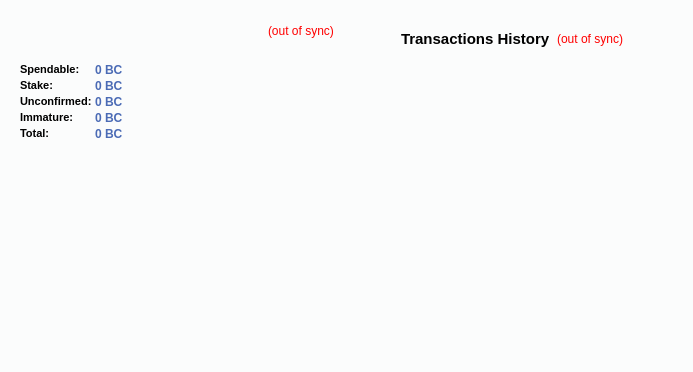
<?xml version="1.0" encoding="UTF-8"?>
<ui version="4.0">
 <class>OverviewPage</class>
 <widget class="QWidget" name="OverviewPage">
  <property name="geometry">
   <rect>
    <x>0</x>
    <y>0</y>
    <width>693</width>
    <height>372</height>
   </rect>
  </property>
  <property name="maximumSize">
   <size>
    <width>16777215</width>
    <height>644</height>
   </size>
  </property>
  <property name="palette">
   <palette>
    <active>
     <colorrole role="WindowText">
      <brush brushstyle="SolidPattern">
       <color alpha="255">
        <red>75</red>
        <green>107</green>
        <blue>181</blue>
       </color>
      </brush>
     </colorrole>
     <colorrole role="Button">
      <brush brushstyle="SolidPattern">
       <color alpha="255">
        <red>251</red>
        <green>252</green>
        <blue>252</blue>
       </color>
      </brush>
     </colorrole>
     <colorrole role="Text">
      <brush brushstyle="SolidPattern">
       <color alpha="255">
        <red>75</red>
        <green>107</green>
        <blue>181</blue>
       </color>
      </brush>
     </colorrole>
     <colorrole role="ButtonText">
      <brush brushstyle="SolidPattern">
       <color alpha="255">
        <red>75</red>
        <green>107</green>
        <blue>181</blue>
       </color>
      </brush>
     </colorrole>
     <colorrole role="Base">
      <brush brushstyle="SolidPattern">
       <color alpha="255">
        <red>251</red>
        <green>252</green>
        <blue>252</blue>
       </color>
      </brush>
     </colorrole>
     <colorrole role="Window">
      <brush brushstyle="SolidPattern">
       <color alpha="255">
        <red>251</red>
        <green>252</green>
        <blue>252</blue>
       </color>
      </brush>
     </colorrole>
    </active>
    <inactive>
     <colorrole role="WindowText">
      <brush brushstyle="SolidPattern">
       <color alpha="255">
        <red>75</red>
        <green>107</green>
        <blue>181</blue>
       </color>
      </brush>
     </colorrole>
     <colorrole role="Button">
      <brush brushstyle="SolidPattern">
       <color alpha="255">
        <red>251</red>
        <green>252</green>
        <blue>252</blue>
       </color>
      </brush>
     </colorrole>
     <colorrole role="Text">
      <brush brushstyle="SolidPattern">
       <color alpha="255">
        <red>75</red>
        <green>107</green>
        <blue>181</blue>
       </color>
      </brush>
     </colorrole>
     <colorrole role="ButtonText">
      <brush brushstyle="SolidPattern">
       <color alpha="255">
        <red>75</red>
        <green>107</green>
        <blue>181</blue>
       </color>
      </brush>
     </colorrole>
     <colorrole role="Base">
      <brush brushstyle="SolidPattern">
       <color alpha="255">
        <red>251</red>
        <green>252</green>
        <blue>252</blue>
       </color>
      </brush>
     </colorrole>
     <colorrole role="Window">
      <brush brushstyle="SolidPattern">
       <color alpha="255">
        <red>251</red>
        <green>252</green>
        <blue>252</blue>
       </color>
      </brush>
     </colorrole>
    </inactive>
    <disabled>
     <colorrole role="WindowText">
      <brush brushstyle="SolidPattern">
       <color alpha="255">
        <red>190</red>
        <green>190</green>
        <blue>190</blue>
       </color>
      </brush>
     </colorrole>
     <colorrole role="Button">
      <brush brushstyle="SolidPattern">
       <color alpha="255">
        <red>251</red>
        <green>252</green>
        <blue>252</blue>
       </color>
      </brush>
     </colorrole>
     <colorrole role="Text">
      <brush brushstyle="SolidPattern">
       <color alpha="255">
        <red>190</red>
        <green>190</green>
        <blue>190</blue>
       </color>
      </brush>
     </colorrole>
     <colorrole role="ButtonText">
      <brush brushstyle="SolidPattern">
       <color alpha="255">
        <red>190</red>
        <green>190</green>
        <blue>190</blue>
       </color>
      </brush>
     </colorrole>
     <colorrole role="Base">
      <brush brushstyle="SolidPattern">
       <color alpha="255">
        <red>251</red>
        <green>252</green>
        <blue>252</blue>
       </color>
      </brush>
     </colorrole>
     <colorrole role="Window">
      <brush brushstyle="SolidPattern">
       <color alpha="255">
        <red>251</red>
        <green>252</green>
        <blue>252</blue>
       </color>
      </brush>
     </colorrole>
    </disabled>
   </palette>
  </property>
  <property name="windowTitle">
   <string>Form</string>
  </property>
  <property name="autoFillBackground">
   <bool>false</bool>
  </property>
  <property name="styleSheet">
   <string notr="true">background:#fbfcfc;</string>
  </property>
  <layout class="QGridLayout" name="gridLayout_3">
   <item row="0" column="0">
    <widget class="QFrame" name="frame_3">
     <property name="styleSheet">
      <string notr="true">background-image:url(:/images/res/images/background);border:0;</string>
     </property>
     <property name="frameShape">
      <enum>QFrame::StyledPanel</enum>
     </property>
     <property name="frameShadow">
      <enum>QFrame::Raised</enum>
     </property>
     <layout class="QGridLayout" name="gridLayout_2">
      <item row="0" column="0">
       <layout class="QVBoxLayout" name="verticalLayout_2">
        <item>
         <widget class="QFrame" name="frame">
          <property name="minimumSize">
           <size>
            <width>0</width>
            <height>150</height>
           </size>
          </property>
          <property name="maximumSize">
           <size>
            <width>16777215</width>
            <height>200</height>
           </size>
          </property>
          <property name="styleSheet">
           <string notr="true">background: transparent;</string>
          </property>
          <property name="frameShape">
           <enum>QFrame::NoFrame</enum>
          </property>
          <property name="frameShadow">
           <enum>QFrame::Raised</enum>
          </property>
          <layout class="QVBoxLayout" name="verticalLayout_4">
           <property name="spacing">
            <number>2</number>
           </property>
           <property name="leftMargin">
            <number>0</number>
           </property>
           <property name="topMargin">
            <number>1</number>
           </property>
           <property name="bottomMargin">
            <number>35</number>
           </property>
           <item>
            <layout class="QHBoxLayout" name="horizontalLayout_4">
             <item>
              <spacer name="horizontalSpacer_3">
               <property name="orientation">
                <enum>Qt::Horizontal</enum>
               </property>
               <property name="sizeHint" stdset="0">
                <size>
                 <width>40</width>
                 <height>20</height>
                </size>
               </property>
              </spacer>
             </item>
             <item>
              <widget class="QLabel" name="labelWalletStatus">
               <property name="toolTip">
                <string>The displayed information may be out of date. Your wallet automatically synchronizes with the Cryptassist network after a connection is established, but this process has not completed yet.</string>
               </property>
               <property name="styleSheet">
                <string notr="true">QLabel { color: red; }</string>
               </property>
               <property name="text">
                <string notr="true">(out of sync)</string>
               </property>
               <property name="alignment">
                <set>Qt::AlignLeading|Qt::AlignLeft|Qt::AlignVCenter</set>
               </property>
              </widget>
             </item>
             <item>
              <spacer name="horizontalSpacer_2">
               <property name="orientation">
                <enum>Qt::Horizontal</enum>
               </property>
               <property name="sizeType">
                <enum>QSizePolicy::Fixed</enum>
               </property>
               <property name="sizeHint" stdset="0">
                <size>
                 <width>1</width>
                 <height>20</height>
                </size>
               </property>
              </spacer>
             </item>
            </layout>
           </item>
           <item>
            <spacer name="verticalSpacer_3">
             <property name="orientation">
              <enum>Qt::Vertical</enum>
             </property>
             <property name="sizeType">
              <enum>QSizePolicy::Fixed</enum>
             </property>
             <property name="sizeHint" stdset="0">
              <size>
               <width>20</width>
               <height>20</height>
              </size>
             </property>
            </spacer>
           </item>
           <item>
            <layout class="QFormLayout" name="formLayout_2">
             <property name="fieldGrowthPolicy">
              <enum>QFormLayout::AllNonFixedFieldsGrow</enum>
             </property>
             <property name="labelAlignment">
              <set>Qt::AlignLeading|Qt::AlignLeft|Qt::AlignTop</set>
             </property>
             <property name="horizontalSpacing">
              <number>3</number>
             </property>
             <property name="verticalSpacing">
              <number>2</number>
             </property>
             <property name="leftMargin">
              <number>0</number>
             </property>
             <property name="bottomMargin">
              <number>0</number>
             </property>
             <item row="0" column="0">
              <widget class="QLabel" name="label">
               <property name="font">
                <font>
                 <pointsize>8</pointsize>
                </font>
               </property>
               <property name="styleSheet">
                <string notr="true">background: #fbfcfc ;</string>
               </property>
               <property name="text">
                <string>&lt;html&gt;&lt;head/&gt;&lt;body&gt;&lt;p&gt;&lt;span style=&quot; font-weight:600; color:#000000;&quot;&gt;Spendable:&lt;/span&gt;&lt;/p&gt;&lt;/body&gt;&lt;/html&gt;</string>
               </property>
               <property name="textFormat">
                <enum>Qt::RichText</enum>
               </property>
              </widget>
             </item>
             <item row="0" column="1">
              <widget class="QLabel" name="labelBalance">
               <property name="palette">
                <palette>
                 <active>
                  <colorrole role="Button">
                   <brush brushstyle="SolidPattern">
                    <color alpha="255">
                     <red>251</red>
                     <green>252</green>
                     <blue>252</blue>
                    </color>
                   </brush>
                  </colorrole>
                  <colorrole role="Base">
                   <brush brushstyle="SolidPattern">
                    <color alpha="255">
                     <red>251</red>
                     <green>252</green>
                     <blue>252</blue>
                    </color>
                   </brush>
                  </colorrole>
                  <colorrole role="Window">
                   <brush brushstyle="SolidPattern">
                    <color alpha="255">
                     <red>251</red>
                     <green>252</green>
                     <blue>252</blue>
                    </color>
                   </brush>
                  </colorrole>
                 </active>
                 <inactive>
                  <colorrole role="Button">
                   <brush brushstyle="SolidPattern">
                    <color alpha="255">
                     <red>251</red>
                     <green>252</green>
                     <blue>252</blue>
                    </color>
                   </brush>
                  </colorrole>
                  <colorrole role="Base">
                   <brush brushstyle="SolidPattern">
                    <color alpha="255">
                     <red>251</red>
                     <green>252</green>
                     <blue>252</blue>
                    </color>
                   </brush>
                  </colorrole>
                  <colorrole role="Window">
                   <brush brushstyle="SolidPattern">
                    <color alpha="255">
                     <red>251</red>
                     <green>252</green>
                     <blue>252</blue>
                    </color>
                   </brush>
                  </colorrole>
                 </inactive>
                 <disabled>
                  <colorrole role="Button">
                   <brush brushstyle="SolidPattern">
                    <color alpha="255">
                     <red>251</red>
                     <green>252</green>
                     <blue>252</blue>
                    </color>
                   </brush>
                  </colorrole>
                  <colorrole role="Base">
                   <brush brushstyle="SolidPattern">
                    <color alpha="255">
                     <red>251</red>
                     <green>252</green>
                     <blue>252</blue>
                    </color>
                   </brush>
                  </colorrole>
                  <colorrole role="Window">
                   <brush brushstyle="SolidPattern">
                    <color alpha="255">
                     <red>251</red>
                     <green>252</green>
                     <blue>252</blue>
                    </color>
                   </brush>
                  </colorrole>
                 </disabled>
                </palette>
               </property>
               <property name="font">
                <font>
                 <weight>75</weight>
                 <bold>true</bold>
                </font>
               </property>
               <property name="cursor">
                <cursorShape>IBeamCursor</cursorShape>
               </property>
               <property name="toolTip">
                <string>Your current spendable balance</string>
               </property>
               <property name="styleSheet">
                <string notr="true">background: #fbfcfc ;</string>
               </property>
               <property name="text">
                <string notr="true">&lt;html&gt;&lt;head/&gt;&lt;body&gt;&lt;p&gt;&lt;span style=&quot; color:#4b6bb5;&quot;&gt;0 BC&lt;/span&gt;&lt;/p&gt;&lt;/body&gt;&lt;/html&gt;</string>
               </property>
               <property name="textFormat">
                <enum>Qt::RichText</enum>
               </property>
               <property name="textInteractionFlags">
                <set>Qt::LinksAccessibleByMouse|Qt::TextSelectableByKeyboard|Qt::TextSelectableByMouse</set>
               </property>
              </widget>
             </item>
             <item row="1" column="0">
              <widget class="QLabel" name="label_6">
               <property name="font">
                <font>
                 <pointsize>8</pointsize>
                </font>
               </property>
               <property name="styleSheet">
                <string notr="true">background: #fbfcfc ;</string>
               </property>
               <property name="text">
                <string>&lt;html&gt;&lt;head/&gt;&lt;body&gt;&lt;p&gt;&lt;span style=&quot; font-weight:600; color:#000000;&quot;&gt;Stake:&lt;/span&gt;&lt;/p&gt;&lt;/body&gt;&lt;/html&gt;</string>
               </property>
               <property name="textFormat">
                <enum>Qt::RichText</enum>
               </property>
              </widget>
             </item>
             <item row="1" column="1">
              <widget class="QLabel" name="labelStake">
               <property name="palette">
                <palette>
                 <active>
                  <colorrole role="Button">
                   <brush brushstyle="SolidPattern">
                    <color alpha="255">
                     <red>251</red>
                     <green>252</green>
                     <blue>252</blue>
                    </color>
                   </brush>
                  </colorrole>
                  <colorrole role="Base">
                   <brush brushstyle="SolidPattern">
                    <color alpha="255">
                     <red>251</red>
                     <green>252</green>
                     <blue>252</blue>
                    </color>
                   </brush>
                  </colorrole>
                  <colorrole role="Window">
                   <brush brushstyle="SolidPattern">
                    <color alpha="255">
                     <red>251</red>
                     <green>252</green>
                     <blue>252</blue>
                    </color>
                   </brush>
                  </colorrole>
                 </active>
                 <inactive>
                  <colorrole role="Button">
                   <brush brushstyle="SolidPattern">
                    <color alpha="255">
                     <red>251</red>
                     <green>252</green>
                     <blue>252</blue>
                    </color>
                   </brush>
                  </colorrole>
                  <colorrole role="Base">
                   <brush brushstyle="SolidPattern">
                    <color alpha="255">
                     <red>251</red>
                     <green>252</green>
                     <blue>252</blue>
                    </color>
                   </brush>
                  </colorrole>
                  <colorrole role="Window">
                   <brush brushstyle="SolidPattern">
                    <color alpha="255">
                     <red>251</red>
                     <green>252</green>
                     <blue>252</blue>
                    </color>
                   </brush>
                  </colorrole>
                 </inactive>
                 <disabled>
                  <colorrole role="Button">
                   <brush brushstyle="SolidPattern">
                    <color alpha="255">
                     <red>251</red>
                     <green>252</green>
                     <blue>252</blue>
                    </color>
                   </brush>
                  </colorrole>
                  <colorrole role="Base">
                   <brush brushstyle="SolidPattern">
                    <color alpha="255">
                     <red>251</red>
                     <green>252</green>
                     <blue>252</blue>
                    </color>
                   </brush>
                  </colorrole>
                  <colorrole role="Window">
                   <brush brushstyle="SolidPattern">
                    <color alpha="255">
                     <red>251</red>
                     <green>252</green>
                     <blue>252</blue>
                    </color>
                   </brush>
                  </colorrole>
                 </disabled>
                </palette>
               </property>
               <property name="font">
                <font>
                 <weight>75</weight>
                 <bold>true</bold>
                </font>
               </property>
               <property name="cursor">
                <cursorShape>IBeamCursor</cursorShape>
               </property>
               <property name="toolTip">
                <string>Total of coins that was staked, and do not yet count toward the current balance</string>
               </property>
               <property name="styleSheet">
                <string notr="true">background: #fbfcfc ;</string>
               </property>
               <property name="text">
                <string notr="true">&lt;html&gt;&lt;head/&gt;&lt;body&gt;&lt;p&gt;&lt;span style=&quot; color:#4b6bb5;&quot;&gt;0 BC&lt;/span&gt;&lt;/p&gt;&lt;/body&gt;&lt;/html&gt;</string>
               </property>
               <property name="textFormat">
                <enum>Qt::RichText</enum>
               </property>
               <property name="textInteractionFlags">
                <set>Qt::LinksAccessibleByMouse|Qt::TextSelectableByKeyboard|Qt::TextSelectableByMouse</set>
               </property>
              </widget>
             </item>
             <item row="2" column="0">
              <widget class="QLabel" name="label_3">
               <property name="font">
                <font>
                 <pointsize>8</pointsize>
                </font>
               </property>
               <property name="styleSheet">
                <string notr="true">background: #fbfcfc ;</string>
               </property>
               <property name="text">
                <string>&lt;html&gt;&lt;head/&gt;&lt;body&gt;&lt;p&gt;&lt;span style=&quot; font-weight:600; color:#000000;&quot;&gt;Unconfirmed:&lt;/span&gt;&lt;/p&gt;&lt;/body&gt;&lt;/html&gt;</string>
               </property>
               <property name="textFormat">
                <enum>Qt::RichText</enum>
               </property>
              </widget>
             </item>
             <item row="2" column="1">
              <widget class="QLabel" name="labelUnconfirmed">
               <property name="palette">
                <palette>
                 <active>
                  <colorrole role="Button">
                   <brush brushstyle="SolidPattern">
                    <color alpha="255">
                     <red>251</red>
                     <green>252</green>
                     <blue>252</blue>
                    </color>
                   </brush>
                  </colorrole>
                  <colorrole role="Base">
                   <brush brushstyle="SolidPattern">
                    <color alpha="255">
                     <red>251</red>
                     <green>252</green>
                     <blue>252</blue>
                    </color>
                   </brush>
                  </colorrole>
                  <colorrole role="Window">
                   <brush brushstyle="SolidPattern">
                    <color alpha="255">
                     <red>251</red>
                     <green>252</green>
                     <blue>252</blue>
                    </color>
                   </brush>
                  </colorrole>
                 </active>
                 <inactive>
                  <colorrole role="Button">
                   <brush brushstyle="SolidPattern">
                    <color alpha="255">
                     <red>251</red>
                     <green>252</green>
                     <blue>252</blue>
                    </color>
                   </brush>
                  </colorrole>
                  <colorrole role="Base">
                   <brush brushstyle="SolidPattern">
                    <color alpha="255">
                     <red>251</red>
                     <green>252</green>
                     <blue>252</blue>
                    </color>
                   </brush>
                  </colorrole>
                  <colorrole role="Window">
                   <brush brushstyle="SolidPattern">
                    <color alpha="255">
                     <red>251</red>
                     <green>252</green>
                     <blue>252</blue>
                    </color>
                   </brush>
                  </colorrole>
                 </inactive>
                 <disabled>
                  <colorrole role="Button">
                   <brush brushstyle="SolidPattern">
                    <color alpha="255">
                     <red>251</red>
                     <green>252</green>
                     <blue>252</blue>
                    </color>
                   </brush>
                  </colorrole>
                  <colorrole role="Base">
                   <brush brushstyle="SolidPattern">
                    <color alpha="255">
                     <red>251</red>
                     <green>252</green>
                     <blue>252</blue>
                    </color>
                   </brush>
                  </colorrole>
                  <colorrole role="Window">
                   <brush brushstyle="SolidPattern">
                    <color alpha="255">
                     <red>251</red>
                     <green>252</green>
                     <blue>252</blue>
                    </color>
                   </brush>
                  </colorrole>
                 </disabled>
                </palette>
               </property>
               <property name="font">
                <font>
                 <weight>75</weight>
                 <bold>true</bold>
                </font>
               </property>
               <property name="cursor">
                <cursorShape>IBeamCursor</cursorShape>
               </property>
               <property name="toolTip">
                <string>Total of transactions that have yet to be confirmed, and do not yet count toward the current balance</string>
               </property>
               <property name="styleSheet">
                <string notr="true">background: #fbfcfc ;</string>
               </property>
               <property name="text">
                <string notr="true">&lt;html&gt;&lt;head/&gt;&lt;body&gt;&lt;p&gt;&lt;span style=&quot; color:#4b6bb5;&quot;&gt;0 BC&lt;/span&gt;&lt;/p&gt;&lt;/body&gt;&lt;/html&gt;</string>
               </property>
               <property name="textFormat">
                <enum>Qt::RichText</enum>
               </property>
               <property name="textInteractionFlags">
                <set>Qt::LinksAccessibleByMouse|Qt::TextSelectableByKeyboard|Qt::TextSelectableByMouse</set>
               </property>
              </widget>
             </item>
             <item row="3" column="0">
              <widget class="QLabel" name="labelImmatureText">
               <property name="font">
                <font>
                 <pointsize>8</pointsize>
                </font>
               </property>
               <property name="styleSheet">
                <string notr="true">background: #fbfcfc ;</string>
               </property>
               <property name="text">
                <string>&lt;html&gt;&lt;head/&gt;&lt;body&gt;&lt;p&gt;&lt;span style=&quot; font-weight:600; color:#000000;&quot;&gt;Immature:&lt;/span&gt;&lt;/p&gt;&lt;/body&gt;&lt;/html&gt;</string>
               </property>
               <property name="textFormat">
                <enum>Qt::RichText</enum>
               </property>
              </widget>
             </item>
             <item row="3" column="1">
              <widget class="QLabel" name="labelImmature">
               <property name="palette">
                <palette>
                 <active>
                  <colorrole role="Button">
                   <brush brushstyle="SolidPattern">
                    <color alpha="255">
                     <red>251</red>
                     <green>252</green>
                     <blue>252</blue>
                    </color>
                   </brush>
                  </colorrole>
                  <colorrole role="Base">
                   <brush brushstyle="SolidPattern">
                    <color alpha="255">
                     <red>251</red>
                     <green>252</green>
                     <blue>252</blue>
                    </color>
                   </brush>
                  </colorrole>
                  <colorrole role="Window">
                   <brush brushstyle="SolidPattern">
                    <color alpha="255">
                     <red>251</red>
                     <green>252</green>
                     <blue>252</blue>
                    </color>
                   </brush>
                  </colorrole>
                 </active>
                 <inactive>
                  <colorrole role="Button">
                   <brush brushstyle="SolidPattern">
                    <color alpha="255">
                     <red>251</red>
                     <green>252</green>
                     <blue>252</blue>
                    </color>
                   </brush>
                  </colorrole>
                  <colorrole role="Base">
                   <brush brushstyle="SolidPattern">
                    <color alpha="255">
                     <red>251</red>
                     <green>252</green>
                     <blue>252</blue>
                    </color>
                   </brush>
                  </colorrole>
                  <colorrole role="Window">
                   <brush brushstyle="SolidPattern">
                    <color alpha="255">
                     <red>251</red>
                     <green>252</green>
                     <blue>252</blue>
                    </color>
                   </brush>
                  </colorrole>
                 </inactive>
                 <disabled>
                  <colorrole role="Button">
                   <brush brushstyle="SolidPattern">
                    <color alpha="255">
                     <red>251</red>
                     <green>252</green>
                     <blue>252</blue>
                    </color>
                   </brush>
                  </colorrole>
                  <colorrole role="Base">
                   <brush brushstyle="SolidPattern">
                    <color alpha="255">
                     <red>251</red>
                     <green>252</green>
                     <blue>252</blue>
                    </color>
                   </brush>
                  </colorrole>
                  <colorrole role="Window">
                   <brush brushstyle="SolidPattern">
                    <color alpha="255">
                     <red>251</red>
                     <green>252</green>
                     <blue>252</blue>
                    </color>
                   </brush>
                  </colorrole>
                 </disabled>
                </palette>
               </property>
               <property name="font">
                <font>
                 <weight>75</weight>
                 <bold>true</bold>
                </font>
               </property>
               <property name="toolTip">
                <string>Mined balance that has not yet matured</string>
               </property>
               <property name="styleSheet">
                <string notr="true">background: #fbfcfc ;</string>
               </property>
               <property name="text">
                <string notr="true">&lt;html&gt;&lt;head/&gt;&lt;body&gt;&lt;p&gt;&lt;span style=&quot; color:#4b6bb5;&quot;&gt;0 BC&lt;/span&gt;&lt;/p&gt;&lt;/body&gt;&lt;/html&gt;</string>
               </property>
               <property name="textFormat">
                <enum>Qt::RichText</enum>
               </property>
               <property name="textInteractionFlags">
                <set>Qt::LinksAccessibleByMouse|Qt::TextSelectableByKeyboard|Qt::TextSelectableByMouse</set>
               </property>
              </widget>
             </item>
             <item row="4" column="0">
              <widget class="QLabel" name="labelTotalText">
               <property name="font">
                <font>
                 <pointsize>8</pointsize>
                </font>
               </property>
               <property name="styleSheet">
                <string notr="true">background: #fbfcfc ;</string>
               </property>
               <property name="text">
                <string>&lt;html&gt;&lt;head/&gt;&lt;body&gt;&lt;p&gt;&lt;span style=&quot; font-weight:600; color:#000000;&quot;&gt;Total:&lt;/span&gt;&lt;/p&gt;&lt;/body&gt;&lt;/html&gt;</string>
               </property>
               <property name="textFormat">
                <enum>Qt::RichText</enum>
               </property>
              </widget>
             </item>
             <item row="4" column="1">
              <widget class="QLabel" name="labelTotal">
               <property name="palette">
                <palette>
                 <active>
                  <colorrole role="Button">
                   <brush brushstyle="SolidPattern">
                    <color alpha="255">
                     <red>251</red>
                     <green>252</green>
                     <blue>252</blue>
                    </color>
                   </brush>
                  </colorrole>
                  <colorrole role="Base">
                   <brush brushstyle="SolidPattern">
                    <color alpha="255">
                     <red>251</red>
                     <green>252</green>
                     <blue>252</blue>
                    </color>
                   </brush>
                  </colorrole>
                  <colorrole role="Window">
                   <brush brushstyle="SolidPattern">
                    <color alpha="255">
                     <red>251</red>
                     <green>252</green>
                     <blue>252</blue>
                    </color>
                   </brush>
                  </colorrole>
                 </active>
                 <inactive>
                  <colorrole role="Button">
                   <brush brushstyle="SolidPattern">
                    <color alpha="255">
                     <red>251</red>
                     <green>252</green>
                     <blue>252</blue>
                    </color>
                   </brush>
                  </colorrole>
                  <colorrole role="Base">
                   <brush brushstyle="SolidPattern">
                    <color alpha="255">
                     <red>251</red>
                     <green>252</green>
                     <blue>252</blue>
                    </color>
                   </brush>
                  </colorrole>
                  <colorrole role="Window">
                   <brush brushstyle="SolidPattern">
                    <color alpha="255">
                     <red>251</red>
                     <green>252</green>
                     <blue>252</blue>
                    </color>
                   </brush>
                  </colorrole>
                 </inactive>
                 <disabled>
                  <colorrole role="Button">
                   <brush brushstyle="SolidPattern">
                    <color alpha="255">
                     <red>251</red>
                     <green>252</green>
                     <blue>252</blue>
                    </color>
                   </brush>
                  </colorrole>
                  <colorrole role="Base">
                   <brush brushstyle="SolidPattern">
                    <color alpha="255">
                     <red>251</red>
                     <green>252</green>
                     <blue>252</blue>
                    </color>
                   </brush>
                  </colorrole>
                  <colorrole role="Window">
                   <brush brushstyle="SolidPattern">
                    <color alpha="255">
                     <red>251</red>
                     <green>252</green>
                     <blue>252</blue>
                    </color>
                   </brush>
                  </colorrole>
                 </disabled>
                </palette>
               </property>
               <property name="font">
                <font>
                 <weight>75</weight>
                 <bold>true</bold>
                </font>
               </property>
               <property name="cursor">
                <cursorShape>IBeamCursor</cursorShape>
               </property>
               <property name="toolTip">
                <string>Your current total balance</string>
               </property>
               <property name="styleSheet">
                <string notr="true">background: #fbfcfc ;</string>
               </property>
               <property name="text">
                <string notr="true">&lt;html&gt;&lt;head/&gt;&lt;body&gt;&lt;p&gt;&lt;span style=&quot; color:#4b6bb5;&quot;&gt;0 BC&lt;/span&gt;&lt;/p&gt;&lt;/body&gt;&lt;/html&gt;</string>
               </property>
               <property name="textFormat">
                <enum>Qt::RichText</enum>
               </property>
               <property name="textInteractionFlags">
                <set>Qt::LinksAccessibleByMouse|Qt::TextSelectableByKeyboard|Qt::TextSelectableByMouse</set>
               </property>
              </widget>
             </item>
            </layout>
           </item>
          </layout>
         </widget>
        </item>
        <item>
         <spacer name="verticalSpacer">
          <property name="orientation">
           <enum>Qt::Vertical</enum>
          </property>
          <property name="sizeHint" stdset="0">
           <size>
            <width>20</width>
            <height>40</height>
           </size>
          </property>
         </spacer>
        </item>
       </layout>
      </item>
      <item row="0" column="1">
       <layout class="QVBoxLayout" name="verticalLayout_3">
        <item>
         <widget class="QFrame" name="frame_2">
          <property name="minimumSize">
           <size>
            <width>250</width>
            <height>0</height>
           </size>
          </property>
          <property name="styleSheet">
           <string notr="true">background: transparent;</string>
          </property>
          <property name="frameShape">
           <enum>QFrame::NoFrame</enum>
          </property>
          <property name="frameShadow">
           <enum>QFrame::Raised</enum>
          </property>
          <layout class="QGridLayout" name="gridLayout">
           <item row="0" column="0">
            <layout class="QHBoxLayout" name="horizontalLayout_2">
             <item>
              <spacer name="horizontalSpacer_4">
               <property name="orientation">
                <enum>Qt::Horizontal</enum>
               </property>
               <property name="sizeHint" stdset="0">
                <size>
                 <width>40</width>
                 <height>20</height>
                </size>
               </property>
              </spacer>
             </item>
             <item>
              <widget class="QLabel" name="label_4">
               <property name="text">
                <string>&lt;html&gt;&lt;head/&gt;&lt;body&gt;&lt;p&gt;&lt;span style=&quot; font-size:11pt; font-weight:600; color:#000000;&quot;&gt;Transactions History&lt;/span&gt;&lt;/p&gt;&lt;/body&gt;&lt;/html&gt;</string>
               </property>
               <property name="textFormat">
                <enum>Qt::RichText</enum>
               </property>
              </widget>
             </item>
             <item>
              <widget class="QLabel" name="labelTransactionsStatus">
               <property name="toolTip">
                <string>The displayed information may be out of date. Your wallet automatically synchronizes with the Cryptassist network after a connection is established, but this process has not completed yet.</string>
               </property>
               <property name="styleSheet">
                <string notr="true">QLabel { color: red; }</string>
               </property>
               <property name="text">
                <string notr="true">(out of sync)</string>
               </property>
               <property name="alignment">
                <set>Qt::AlignRight|Qt::AlignTrailing|Qt::AlignVCenter</set>
               </property>
              </widget>
             </item>
             <item>
              <spacer name="horizontalSpacer">
               <property name="orientation">
                <enum>Qt::Horizontal</enum>
               </property>
               <property name="sizeHint" stdset="0">
                <size>
                 <width>40</width>
                 <height>20</height>
                </size>
               </property>
              </spacer>
             </item>
            </layout>
           </item>
          </layout>
         </widget>
        </item>
        <item>
         <spacer name="verticalSpacer_4">
          <property name="orientation">
           <enum>Qt::Vertical</enum>
          </property>
          <property name="sizeType">
           <enum>QSizePolicy::Fixed</enum>
          </property>
          <property name="sizeHint" stdset="0">
           <size>
            <width>10</width>
            <height>10</height>
           </size>
          </property>
         </spacer>
        </item>
        <item>
         <widget class="QListView" name="listTransactions">
          <property name="minimumSize">
           <size>
            <width>200</width>
            <height>0</height>
           </size>
          </property>
          <property name="autoFillBackground">
           <bool>false</bool>
          </property>
          <property name="styleSheet">
           <string notr="true">background: #fbfcfc ;</string>
          </property>
          <property name="frameShape">
           <enum>QFrame::NoFrame</enum>
          </property>
          <property name="verticalScrollBarPolicy">
           <enum>Qt::ScrollBarAlwaysOff</enum>
          </property>
          <property name="horizontalScrollBarPolicy">
           <enum>Qt::ScrollBarAlwaysOff</enum>
          </property>
          <property name="selectionMode">
           <enum>QAbstractItemView::NoSelection</enum>
          </property>
         </widget>
        </item>
        <item>
         <spacer name="verticalSpacer_2">
          <property name="orientation">
           <enum>Qt::Vertical</enum>
          </property>
          <property name="sizeType">
           <enum>QSizePolicy::Fixed</enum>
          </property>
          <property name="sizeHint" stdset="0">
           <size>
            <width>20</width>
            <height>40</height>
           </size>
          </property>
         </spacer>
        </item>
       </layout>
      </item>
     </layout>
    </widget>
   </item>
  </layout>
 </widget>
 <resources/>
 <connections/>
</ui>
